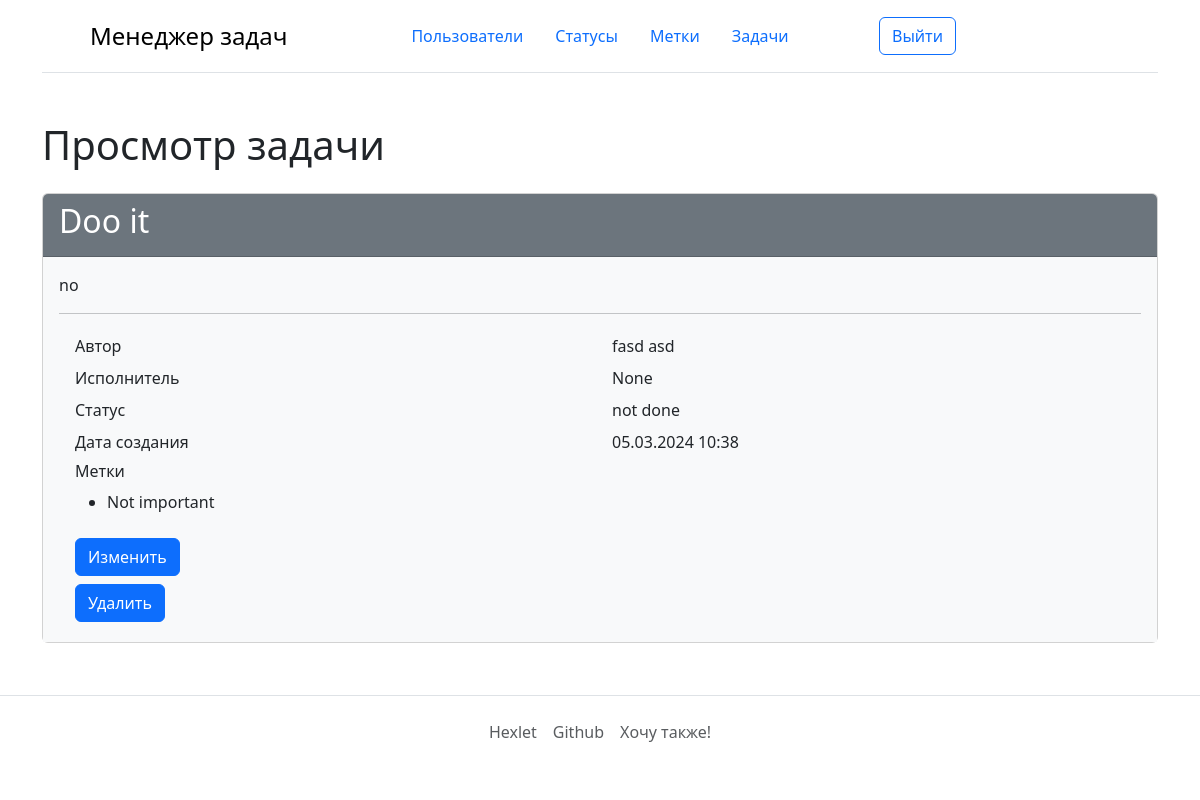
Before: /tasks/2/ (signed in) with the older database file.
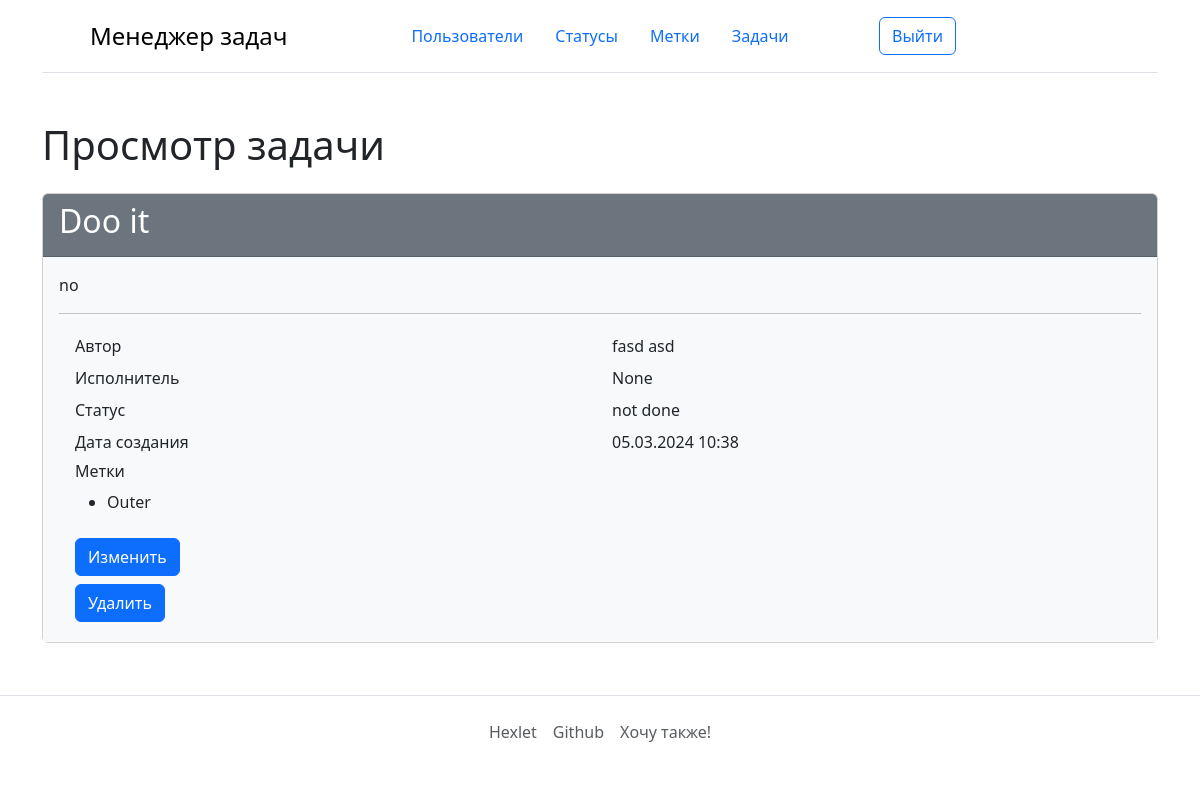
After: the same page with the newer database file.
### task_manager/labels/models.py (models this page shows, shortened)
class Label(models.Model):
    name = models.CharField(max_length=255,
                            unique=True)
    created_at = models.DateTimeField(auto_now_add=True)
    class Meta:
        verbose_name = _('Label')

### task_manager/tasks/views.py (the view)
# urls.py: path('<int:pk>/', TaskDetailView.as_view(), name='tasks_detail'),
class TaskDetailView(LoginRequired, DetailView):
    model = Task
    template_name = 'tasks/detail.html'
    context_object_name = 'task'

### task_manager/service_tools/permissions.py (called while the page is built)
    def dispatch(self, request, *args, **kwargs):
        if not request.user.is_authenticated:
            messages.error(request, self.err_message)
            return redirect(reverse_lazy('login'))
        return super().dispatch(request, *args, **kwargs) # noqa

### task_manager/users/models.py (called while the page is built)
def __str__(self):
    return self.get_full_name()

### task_manager/templates/tasks/detail.html (shortened to what this page needs)
{% extends 'basement.html' %}
{% load django_bootstrap5 i18n %}
{% block content %}
<h1 class="my-4">{% trans 'Task overview' %}</h1>
<div class="card">
    <div class="card-header bg-secondary text-white">
        <h2>{{ task.name }}</h2>
    </div>
    <div class="card-body bg-light">
        {% if task.description %}
        <p>{{ task.description}}</p>
        <hr>
        {% endif %}
        <div class="container">
            <div class="row p-1">
                <div class="col">{% trans 'Author' %}</div>
                <div class="col">{{ task.author }}</div>
            </div>
            <div class="row p-1">
                <div class="col">{% trans 'Executor' %}</div>
                <div class="col">{{ task.executor }}</div>
            </div>
            <div class="row p-1">
                <div class="col">{% trans 'Status' %}</div>
                <div class="col">{{ task.status.name }}</div>
            </div>
            <div class="row p-1">
                <div class="col">{% trans 'Created at' %}</div>
                <div class="col">{{ task.created_at|date:"d.m.Y H:i" }}</div>
            </div>
            <div class="row p-1">
                <div class="col">
                <h6>{% trans 'Labels' %}</h6>
                <ul>
                    {% for label in task.label_set.all %}
                     <li>{{ label.name }}</li>
                    {% endfor %}
                </ul>
                </div>
            </div>
            <div class="row p-1">
                <form action="{% url 'tasks_update' task.pk %}" class="mb-2">
                {% trans 'Update' as button_update %}
                {% bootstrap_button button_type='submit' content=button_update %}
                </form>
                <form action="{% url 'tasks_delete' task.pk %}">
                {% trans 'Delete' as button_delete %}
                {% bootstrap_button button_type='submit' content=button_delete %}
                </form>
            </div>
        </div>
    </div>
</div>
{% endblock %}

Changed rows visible on the page:
removed Label: name "Not important"
now on this page (row unchanged): Label: name "Outer"
